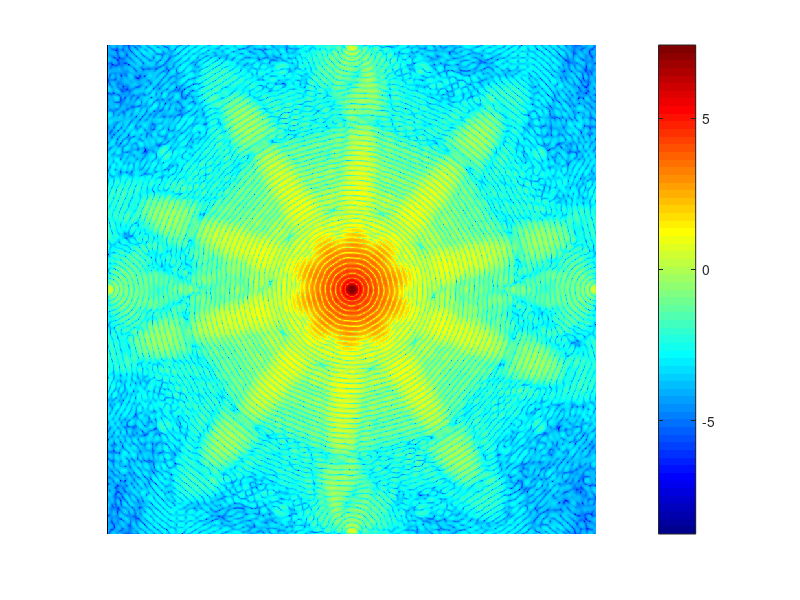

MATLAB code to generate this figure: (Note: this script raises an error after producing the figure.)
n_iter = 100;

% load('lena_101.mat'); % lena
load('mimivirus_img_105.mat'); % mimivirus

img = im2double(img_padded);
img = img ./ max(img(:));
fimg = abs(fft2(img));

timers = zeros(5,1);

figure(3001);
imagesc( fftshift( log10(abs(fimg).^2) ) );
axis image;
axis off;
colormap(jet);
colorbar;


%% generate LR image

xx = linspace(-0.5, 0.5, size(img, 2));
yy = linspace(-0.5, 0.5, size(img, 1));

[XX, YY] = meshgrid(xx, yy);
RR = sqrt( XX.^2 + YY.^2 );

sig = 0.01;
G = exp( -(RR).^2/(2*sig) );

% figure(3001);
% imagesc(G);
% axis image;
% colormap(jet);
% colorbar;


img_lrs = ifft2( fft2(img) .* ifftshift(G), 'symmetric');

figure(3002);
imshow(img_lrs);
imwrite(img_lrs, ['lena_lrs_sig' int0str(10000*sig, 5) '.png']);

%% test 1: ADM-HIO

tic;
[x1,y1,lambda1,ers1] = adm_hio(fimg, mask, n_iter, img, fimg==0);
toc
timesr(1) = toc;

figure(3011);
plot(1:n_iter, ers1, 'LineWidth', 2);
set(gca, 'FontSize', 16);
xlabel('iteration number');
ylabel('E_R');
legend('x', 'y');

%% test 2: ADM-HIO-LR

tic;
[x2,y2,lambda2,ers2] = adm_hio_lr(fimg, mask, img_lrs, n_iter, img);
toc
timers(2) = toc;

figure(3012);
plot(1:n_iter, ers2, 'LineWidth', 2);
set(gca, 'FontSize', 16);
xlabel('iteration number');
ylabel('E_R');
legend('x', 'y');

%% test 3: ADM-HIO-LR-TV

%% test 4: HIO-LR-RS

tic;
[x4, efs4, ers4] = hio2d_lr_rs(fimg, mask, n_iter, img_lrs, img);
toc
times(4) = toc;

figure(3014);
plot(1:n_iter, ers4, 'LineWidth', 2);
set(gca, 'FontSize', 16);
xlabel('iteration number');
ylabel('E_R');
legend('x1', 'x2');

%% test 5: HIO

tic;
[x5, efs5, ers5] = hio2d(fimg, mask, n_iter, fimg==0, [], img);
toc
timers(5) = toc;

figure(3015);
plot(1:n_iter, ers5, 'LineWidth', 2);
set(gca, 'FontSize', 16);
xlabel('iteration number');
ylabel('E_R');
legend('x');


%% test 6: HIO+

fimg_ph = fimg .* exp( 1j*angle(fft(img_lrs)) );

tic;
[x6, efs6, ers6] = hio2d(fimg_ph, mask, n_iter, fimg==0, [], img);
toc
timers(5) = toc;

figure(3016);
plot(1:n_iter, ers6, 'LineWidth', 2);
set(gca, 'FontSize', 16);
xlabel('iteration number');
ylabel('E_R');
legend('x');
%% comparison

t = 1:n_iter;

figure(5001);
plot(t, ers5, t, ers6, t, ers1(1,:), t, ers4(1,:), t, ers2(1,:), 'LineWidth', 2);
set(gca, 'FontSize', 16);
xlabel('iteration number');
ylabel('E_R');
legend('HIO', 'HIO+phase', 'ADM-HIO', 'HIO-LR', 'ADM-HIO-LR');

figure(5002);
semilogy(t, ers5, t, ers6, t, ers1(1,:), t, ers4(1,:), t, ers2(1,:), 'LineWidth', 2);
set(gca, 'FontSize', 16);
xlabel('iteration number');
ylabel('E_R');
legend('HIO (Fienup)', 'HIO+phase', 'ADM-HIO (Marchesini)', 'HIO-LR (Li)', 'ADM-HIO-LR (Li & Huang)');

save(['lena_lrs_sig' int0str(10000*sig, 5) '.mat'], 'x*', 'y*', 'ers*', 'efs*','timers', 't');
